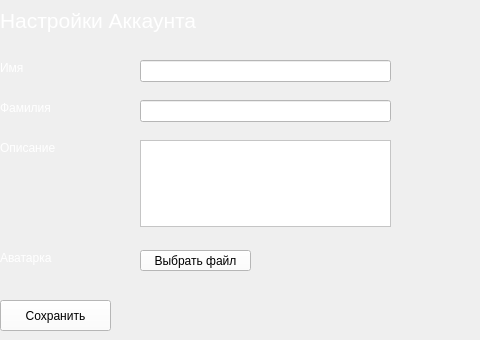
            <widget class="QWidget" name="page_account_settings">
             <widget class="QLabel" name="label_3">
              <property name="geometry">
               <rect>
                <x>0</x>
                <y>0</y>
                <width>261</width>
                <height>41</height>
               </rect>
              </property>
              <property name="styleSheet">
               <string notr="true">color: #FFF;</string>
              </property>
              <property name="text">
               <string>&lt;html&gt;&lt;head/&gt;&lt;body&gt;&lt;p&gt;&lt;span style=&quot; font-size:16pt;&quot;&gt;Настройки Аккаунта&lt;/span&gt;&lt;/p&gt;&lt;/body&gt;&lt;/html&gt;</string>
              </property>
              <property name="alignment">
               <set>Qt::AlignLeading|Qt::AlignLeft|Qt::AlignVCenter</set>
              </property>
             </widget>
             <widget class="QLabel" name="label_15">
              <property name="geometry">
               <rect>
                <x>0</x>
                <y>60</y>
                <width>131</width>
                <height>16</height>
               </rect>
              </property>
              <property name="styleSheet">
               <string notr="true">color: #FFF</string>
              </property>
              <property name="text">
               <string>Имя</string>
              </property>
             </widget>
             <widget class="QLabel" name="label_16">
              <property name="geometry">
               <rect>
                <x>0</x>
                <y>100</y>
                <width>121</width>
                <height>16</height>
               </rect>
              </property>
              <property name="styleSheet">
               <string notr="true">color: #FFF</string>
              </property>
              <property name="text">
               <string>Фамилия</string>
              </property>
             </widget>
             <widget class="QLineEdit" name="account_firstname">
              <property name="geometry">
               <rect>
                <x>140</x>
                <y>60</y>
                <width>251</width>
                <height>22</height>
               </rect>
              </property>
              <property name="styleSheet">
               <string notr="true">background-color: #FFF</string>
              </property>
             </widget>
             <widget class="QLineEdit" name="account_lastname">
              <property name="geometry">
               <rect>
                <x>140</x>
                <y>100</y>
                <width>251</width>
                <height>22</height>
               </rect>
              </property>
              <property name="styleSheet">
               <string notr="true">background-color: #FFF</string>
              </property>
             </widget>
             <widget class="QLabel" name="label_17">
              <property name="geometry">
               <rect>
                <x>0</x>
                <y>140</y>
                <width>121</width>
                <height>16</height>
               </rect>
              </property>
              <property name="styleSheet">
               <string notr="true">color: #FFF</string>
              </property>
              <property name="text">
               <string>Описание</string>
              </property>
             </widget>
             <widget class="QPlainTextEdit" name="account_bio">
              <property name="geometry">
               <rect>
                <x>140</x>
                <y>140</y>
                <width>251</width>
                <height>87</height>
               </rect>
              </property>
              <property name="styleSheet">
               <string notr="true">background-color: #FFF</string>
              </property>
             </widget>
             <widget class="QLabel" name="label_18">
              <property name="geometry">
               <rect>
                <x>0</x>
                <y>250</y>
                <width>121</width>
                <height>16</height>
               </rect>
              </property>
              <property name="styleSheet">
               <string notr="true">color: #FFF</string>
              </property>
              <property name="text">
               <string>Аватарка</string>
              </property>
             </widget>
             <widget class="QPushButton" name="account_avatar_file">
              <property name="geometry">
               <rect>
                <x>140</x>
                <y>250</y>
                <width>111</width>
                <height>21</height>
               </rect>
              </property>
              <property name="styleSheet">
               <string notr="true">background-color: #FFF</string>
              </property>
              <property name="text">
               <string>Выбрать файл</string>
              </property>
             </widget>
             <widget class="QLabel" name="account_avatar_label">
              <property name="geometry">
               <rect>
                <x>260</x>
                <y>250</y>
                <width>211</width>
                <height>16</height>
               </rect>
              </property>
              <property name="styleSheet">
               <string notr="true">color: #AAA</string>
              </property>
              <property name="text">
               <string/>
              </property>
             </widget>
             <widget class="QPushButton" name="account_save_btn">
              <property name="geometry">
               <rect>
                <x>0</x>
                <y>300</y>
                <width>111</width>
                <height>31</height>
               </rect>
              </property>
              <property name="styleSheet">
               <string notr="true">background-color: #FFF</string>
              </property>
              <property name="text">
               <string>Сохранить</string>
              </property>
             </widget>
            </widget>
